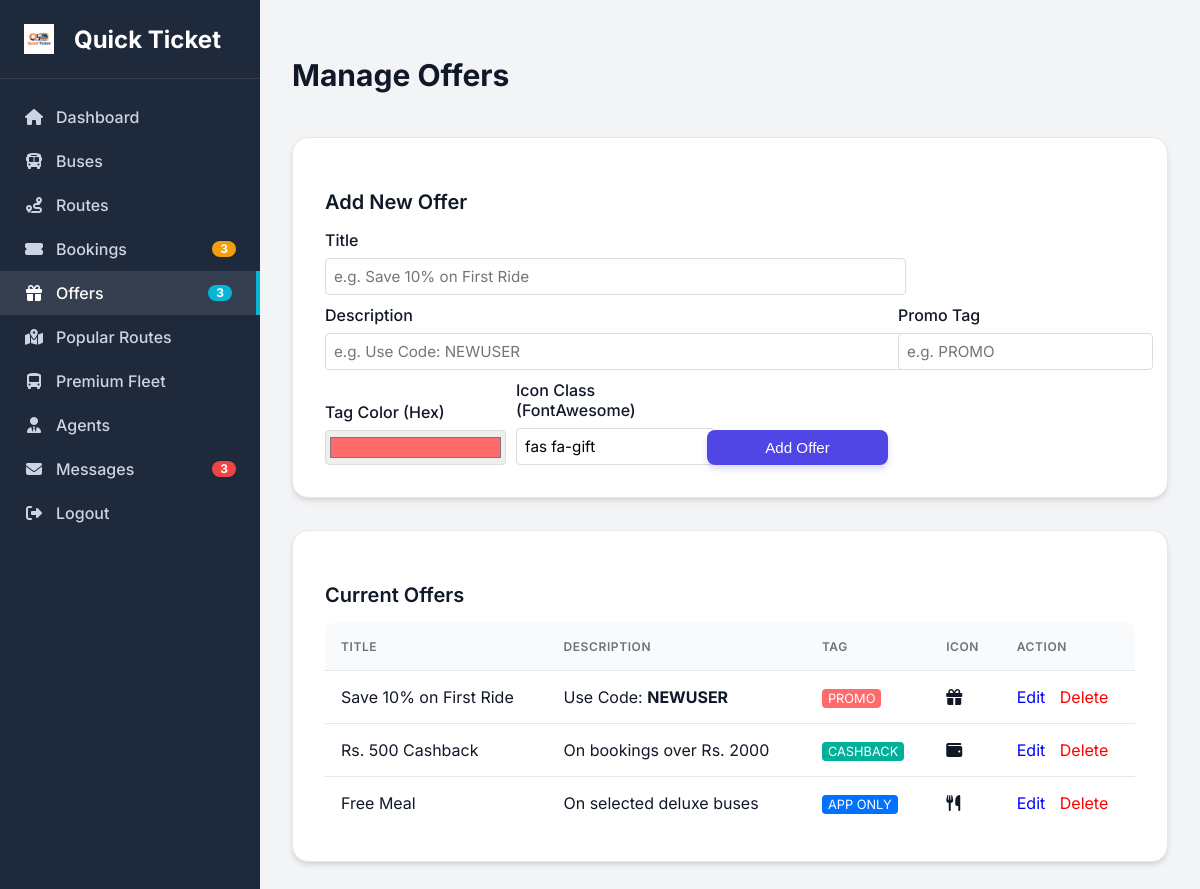
Page /admin/offers.php (signed in) on the committed database.
### tables this page shows
CREATE TABLE `offers` (
  `id` int(6) unsigned NOT NULL AUTO_INCREMENT,
  `title` varchar(100) NOT NULL,
  `description` varchar(255) NOT NULL,
  `promo_tag` varchar(50) NOT NULL,
  `promo_color` varchar(20) NOT NULL,
  `icon` varchar(50) NOT NULL,
  `created_at` timestamp NOT NULL DEFAULT current_timestamp(),
  PRIMARY KEY (`id`)
);

### admin/offers.php (the view, shortened to what this page needs)
<?php
include 'includes/header.php';
?>
<div style="display: flex; justify-content: space-between; align-items: center; margin-bottom: 20px;">
    <h2>Manage Offers</h2>
</div>
<div class="card">
    <h3>Add New Offer</h3>
    <form method="POST" style="display: grid; grid-template-columns: 1fr 1fr 1fr auto; gap: 10px; align-items: end; margin-top: 15px;">
        <div style="grid-column: span 3;">
            <label>Title</label>
            <input type="text" name="title" required placeholder="e.g. Save 10% on First Ride" style="width: 100%; padding: 8px; border: 1px solid #ddd; border-radius: 4px;">
        </div>
        <div style="grid-column: span 3;">
            <label>Description</label>
            <input type="text" name="description" required placeholder="e.g. Use Code: NEWUSER" style="width: 100%; padding: 8px; border: 1px solid #ddd; border-radius: 4px;">
        </div>
        <div>
            <label>Promo Tag</label>
            <input type="text" name="promo_tag" required placeholder="e.g. PROMO" style="width: 100%; padding: 8px; border: 1px solid #ddd; border-radius: 4px;">
        </div>
        <div>
            <label>Tag Color (Hex)</label>
            <input type="color" name="promo_color" value="#ff6b6b" style="width: 100%; height: 35px; padding: 2px; border: 1px solid #ddd; border-radius: 4px;">
        </div>
        <div>
            <label>Icon Class (FontAwesome)</label>
            <input type="text" name="icon" required placeholder="e.g. fas fa-gift" value="fas fa-gift" style="width: 100%; padding: 8px; border: 1px solid #ddd; border-radius: 4px;">
        </div>
        <button type="submit" name="add_offer" class="btn btn-primary" style="height: 35px;">Add Offer</button>
    </form>
</div>
<div class="card">
    <h3>Current Offers</h3>
    <table>
        <thead>
            <tr>
                <th>Title</th>
                <th>Description</th>
                <th>Tag</th>
                <th>Icon</th>
                <th>Action</th>
            </tr>
        </thead>
        <tbody>
            <?php
            $result = $conn->query("SELECT * FROM offers ORDER BY created_at DESC");
            if ($result->num_rows > 0) {
                while ($row = $result->fetch_assoc()) {
                    echo "<tr>
                        <td>{$row['title']}</td>
                        <td>{$row['description']}</td>
                        <td><span style='background-color: {$row['promo_color']}; color: white; padding: 2px 6px; border-radius: 4px; font-size: 0.8rem;'>{$row['promo_tag']}</span></td>
                        <td><i class='{$row['icon']}'></i></td>
                        <td>
                            <a href='edit_offer.php?id={$row['id']}' style='color: blue; margin-right: 10px;'>Edit</a>
                            <a href='offers.php?delete={$row['id']}' style='color: red;' onclick='return confirm(\"Are you sure?\")'>Delete</a>
                        </td>
                    </tr>";
                }
            } else {
                echo "<tr><td colspan='5' style='text-align:center;'>No offers found. Add one above!</td></tr>";
            }
            ?>
        </tbody>
    </table>
</div>
</div>
</div>
</body>
</html>

### assets/css/admin_style.css (style rules this page uses)
:root { --primary-color: #4f46e5; --primary-hover: #4338ca; --secondary-color: #64748b; --accent-color: #06b6d4; --success-color: #10b981; --danger-color: #ef4444; --warning-color: #f59e0b; --sidebar-bg: #1e293b; --sidebar-text: #f1f5f9; --bg-color: #f3f4f6; --card-bg: #ffffff; --text-primary: #111827; --text-secondary: #6b7280; --border-color: #e5e7eb; --shadow-sm: 0 1px 2px 0 rgba(0, 0, 0, 0.05); --shadow-md: 0 4px 6px -1px rgba(0, 0, 0, 0.1), 0 2px 4px -1px rgba(0, 0, 0, 0.06); --shadow-lg: 0 10px 15px -3px rgba(0, 0, 0, 0.1), 0 4px 6px -2px rgba(0, 0, 0, 0.05); --radius-md: 0.5rem; --radius-lg: 1rem; --font-family: 'Inter', sans-serif; }
body { font-family: var(--font-family); background-color: var(--bg-color); margin: 0; padding: 0; color: var(--text-primary); }
a { text-decoration: none; color: inherit; }
h2 { font-size: 1.875rem; font-weight: 700; margin-bottom: 1.5rem; color: var(--text-primary); }
h3 { font-size: 1.25rem; font-weight: 600; margin-bottom: 1rem; color: var(--text-primary); }
.card { background-color: var(--card-bg); border-radius: var(--radius-lg); box-shadow: var(--shadow-md); padding: 2rem; margin-bottom: 2rem; border: 1px solid var(--border-color); }
table { width: 100%; border-collapse: separate; border-spacing: 0; }
th, td { padding: 1rem; text-align: left; border-bottom: 1px solid var(--border-color); }
th { background-color: #f8fafc; font-weight: 600; color: var(--text-secondary); text-transform: uppercase; font-size: 0.75rem; letter-spacing: 0.05em; }
th:first-child { border-top-left-radius: var(--radius-md); }
th:last-child { border-top-right-radius: var(--radius-md); }
tr:last-child td { border-bottom: none; }
label { display: block; margin-bottom: 0.5rem; font-weight: 500; color: var(--text-primary); }
input[type="text"], input[type="email"], input[type="password"], input[type="number"], input[type="date"], select, textarea { width: 100%; padding: 0.75rem; border: 1px solid var(--border-color); border-radius: var(--radius-md); background-color: #fff; font-family: inherit; font-size: 0.95rem; transition: border-color 0.2s, box-shadow 0.2s; }
.btn { display: inline-flex; align-items: center; justify-content: center; padding: 0.75rem 1.5rem; font-weight: 500; border-radius: var(--radius-md); transition: all 0.2s; cursor: pointer; border: none; font-size: 0.95rem; gap: 0.5rem; }
.btn-primary { background-color: var(--primary-color); color: white; box-shadow: 0 4px 6px rgba(79, 70, 229, 0.2); }

### rows in the picture
offers: title "Save 10% on First Ride", description "Use Code: NEWUSER", promo_tag "PROMO"
offers: title "Rs. 500 Cashback", description "On bookings over Rs. 2000", promo_tag "CASHBACK"
offers: title "Free Meal", description "On selected deluxe buses", promo_tag "APP ONLY"

### other values in the picture
$pending_bookings_count "3"
$offers_count "3"
$unread_messages_count "3"
